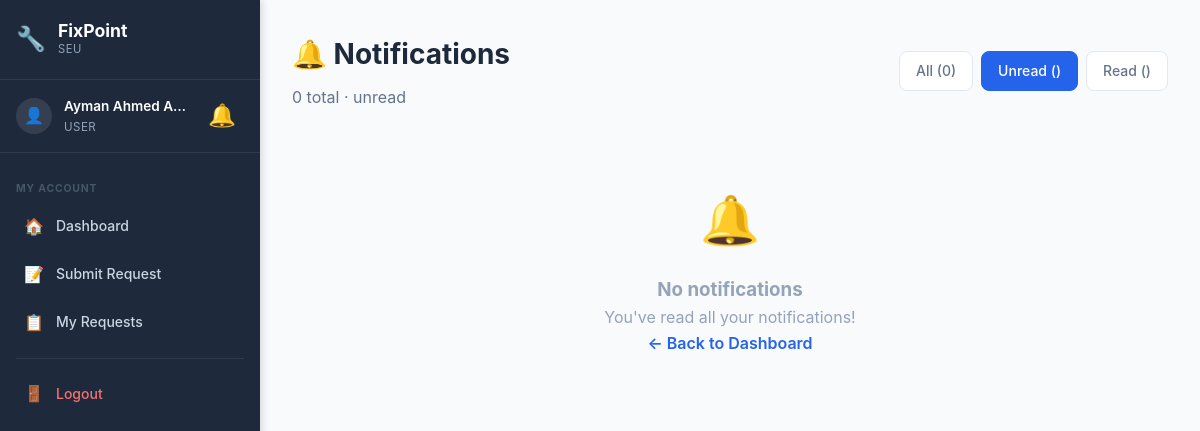
Page /notifications.php?filter=unread (signed in) on the earlier database version.
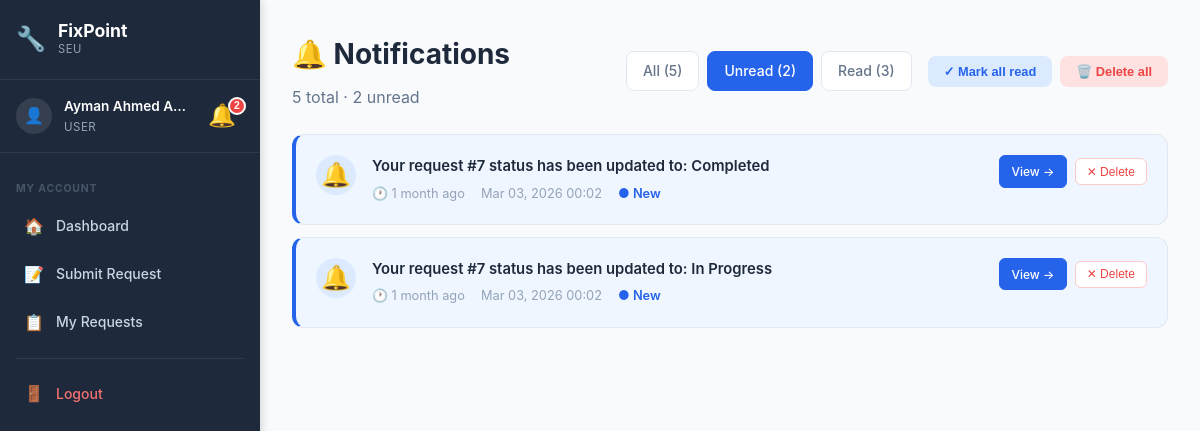
Same page on the later database version.
### tables this page shows
CREATE TABLE `notification` (
  `NotificationID` int(11) NOT NULL,
  `UserID` int(11) NOT NULL,
  `Title` varchar(255) NOT NULL DEFAULT '',
  `RequestID` int(11) DEFAULT NULL,
  `Message` text NOT NULL,
  `IsRead` tinyint(1) DEFAULT 0,
  `CreatedAt` timestamp NOT NULL DEFAULT current_timestamp()
);

### config/helpers.php (called while the page is built, shortened)
<?php
function formatDate($date, $format = 'M d, Y H:i') {
    return date($format, strtotime($date));
}
function e($string) {
    return htmlspecialchars($string, ENT_QUOTES, 'UTF-8');
}
?>

### includes/notification-bell.php (the view, shortened to what the changed rows need)
<?php
$_notif_count = 0;
if (isset($_SESSION['user_id'])) {
    $notif_count_sql = "SELECT COUNT(*) as unread FROM notification WHERE UserID = ? AND IsRead = 0";
    $notif_count_stmt = $conn->prepare($notif_count_sql);
    $notif_count_stmt->bind_param("i", $_SESSION['user_id']);
    $notif_count_stmt->execute();
    $_notif_count = $notif_count_stmt->get_result()->fetch_assoc()['unread'];
}
?>
<div class="notif-wrapper" id="notifWrapper">
    <button class="notif-bell" id="notifBell" onclick="toggleNotifDropdown(event)" title="Notifications">
        🔔
        <?php if ($_notif_count > 0): ?>
            <span class="notif-badge" id="notifBadge"><?php echo $_notif_count > 99 ? '99+' : $_notif_count; ?></span>
        <?php endif; ?>
    </button>
</div>

### notifications.php (shortened to what the changed rows need)
<?php
require_once 'config/database.php';
require_once 'config/helpers.php';
$user_id = $_SESSION['user_id'];
$role_id = $_SESSION['role_id'];
$filter = isset($_GET['filter']) ? $_GET['filter'] : 'all';
$where = "WHERE n.UserID = ?";
if ($filter === 'unread') {
    $where .= " AND n.IsRead = 0";
} elseif ($filter === 'read') {
    $where .= " AND n.IsRead = 1";
}
$sql = "SELECT
            n.NotificationID,
            n.Message,
            n.IsRead,
            n.CreatedAt,
            n.RequestID
        FROM notification n
        $where
        ORDER BY n.CreatedAt DESC";
$stmt = $conn->prepare($sql);
$stmt->bind_param("i", $user_id);
$stmt->execute();
$notifications = $stmt->get_result()->fetch_all(MYSQLI_ASSOC);
$count_sql = "SELECT
    COUNT(*) as total,
    SUM(CASE WHEN IsRead = 0 THEN 1 ELSE 0 END) as unread,
    SUM(CASE WHEN IsRead = 1 THEN 1 ELSE 0 END) as read_count
FROM notification WHERE UserID = ?";
$count_stmt = $conn->prepare($count_sql);
$count_stmt->bind_param("i", $user_id);
$count_stmt->execute();
$counts = $count_stmt->get_result()->fetch_assoc();
if ($role_id == 1) {
    $details_path = 'admin/request-details.php?id=';
    $dashboard_path = 'admin/dashboard.php';
} elseif ($role_id == 2) {
    $details_path = 'technician/task-details.php?id=';
    $dashboard_path = 'technician/dashboard.php';
} else {
    $details_path = 'user/request-details.php?id=';
    $dashboard_path = 'user/dashboard.php';
}
if (!function_exists('notifTimeAgo')) {
    function notifTimeAgo($datetime) {
        $now = new DateTime();
        $ago = new DateTime($datetime);
        $diff = $now->diff($ago);
        if ($diff->m > 0) return $diff->m . ' month' . ($diff->m > 1 ? 's' : '') . ' ago';
        return 'Just now';
    }
}
function getNotifIcon($message) {
    return '🔔';
}
?>
<!DOCTYPE html>
<html lang="en">
<head>
    <link rel="stylesheet" href="assets/css/style.css">
    <link rel="stylesheet" href="assets/css/dashboard.css">
    <link rel="stylesheet" href="assets/css/sidebar.css">
</head>
<body class="has-sidebar">
    <aside class="sidebar" id="sidebar">
        <div class="sidebar-user">
            <?php include 'includes/notification-bell.php'; ?>
        </div>
    </aside>
    <div class="main-content">
            <div class="topbar-notif"><?php include 'includes/notification-bell.php'; ?></div>
    <div class="dashboard">
        <div class="dashboard-container">
            <div class="notif-page-header">
                <div>
                    <h1 class="welcome-text">🔔 Notifications</h1>
                    <p style="color: #64748b; margin-top: 0.25rem;">
                        <?php echo $counts['total']; ?> total · <?php echo $counts['unread']; ?> unread
                    </p>
                </div>
                <div style="display: flex; gap: 1rem; flex-wrap: wrap; align-items: center;">
                    <div class="notif-filters">
                        <a href="notifications.php?filter=all" class="notif-filter-btn <?php echo $filter === 'all' ? 'active' : ''; ?>">
                            All (<?php echo $counts['total']; ?>)
                        </a>
                        <a href="notifications.php?filter=unread" class="notif-filter-btn <?php echo $filter === 'unread' ? 'active' : ''; ?>">
                            Unread (<?php echo $counts['unread']; ?>)
                        </a>
                        <a href="notifications.php?filter=read" class="notif-filter-btn <?php echo $filter === 'read' ? 'active' : ''; ?>">
                            Read (<?php echo $counts['read_count']; ?>)
                        </a>
                    </div>
                    <?php if ($counts['total'] > 0): ?>
                        <div class="notif-actions">
                            <?php if ($counts['unread'] > 0): ?>
                                <button class="notif-action-btn btn-mark-all" onclick="pageMarkAllRead()">
                                    ✓ Mark all read
                                </button>
                            <?php endif; ?>
                            <button class="notif-action-btn btn-delete-all" onclick="pageDeleteAll()">
                                🗑️ Delete all
                            </button>
                        </div>
                    <?php endif; ?>
                </div>
            </div>
            <div id="notifPageList">
                <?php if (count($notifications) > 0): ?>
                    <?php foreach ($notifications as $notif): ?>
                        <div class="notif-card <?php echo $notif['IsRead'] ? '' : 'unread'; ?>" id="page-notif-<?php echo $notif['NotificationID']; ?>">
                            <div class="notif-card-icon">
                                <?php echo getNotifIcon($notif['Message']); ?>
                            </div>
                            <div class="notif-card-content">
                                <div class="notif-card-message"><?php echo e($notif['Message']); ?></div>
                                <div class="notif-card-meta">
                                    <span>🕐 <?php echo notifTimeAgo($notif['CreatedAt']); ?></span>
                                    <span><?php echo formatDate($notif['CreatedAt']); ?></span>
                                    <?php if (!$notif['IsRead']): ?>
                                        <span style="color: #2563eb; font-weight: 600;">● New</span>
                                    <?php endif; ?>
                                </div>
                            </div>
                            <div class="notif-card-actions">
                                <?php if ($notif['RequestID']): ?>
                                    <a href="<?php echo $details_path . $notif['RequestID']; ?>" class="notif-card-btn view-btn">
                                        View →
                                    </a>
                                <?php endif; ?>
                                <button class="notif-card-btn delete-btn" onclick="pageDeleteOne(<?php echo $notif['NotificationID']; ?>)">
                                    ✕ Delete
                                </button>
                            </div>
                        </div>
                    <?php endforeach; ?>
                <?php else: ?>
                    <div class="notif-empty-state">
                        <div class="notif-empty-state-icon">🔔</div>
                        <h3>No notifications</h3>
                        <p>
                            <?php if ($filter === 'unread'): ?>
                                You've read all your notifications!
                            <?php elseif ($filter === 'read'): ?>
                                No read notifications yet.
                            <?php else: ?>
                                You don't have any notifications yet.
                            <?php endif; ?>
                        </p>
                        <a href="<?php echo $dashboard_path; ?>" style="color: #2563eb; text-decoration: none; font-weight: 600;">
                            ← Back to Dashboard
                        </a>
                    </div>
                <?php endif; ?>
            </div>
        </div>
    </div>
    </div>
</body>
</html>

Differences in the rows shown:
added notification: Message "🔔", Message "Your request #7 status has been updated to: Completed", CreatedAt "1 month ago", CreatedAt "Mar 03, 2026 00:02", IsRead "● New"
added notification: Message "🔔", Message "Your request #7 status has been updated to: In Progress", CreatedAt "1 month ago", CreatedAt "Mar 03, 2026 00:02", IsRead "● New"
Other differences:
$_notif_count: (not shown) → "2"
$counts['total']: "0" → "5"
$counts['unread']: (not shown) → "2"
$counts['read_count']: (not shown) → "3"
text no longer shown: "🔔 No notifications You've read all your notifications! ← Back to Dashboard"
text now shown: "✓ Mark all read 🗑️ Delete all"
